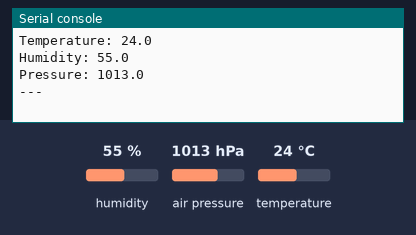
This program was run on a simulated CircuitPython board. Shown: the last lines printed to the serial console. Inputs (shaded band) come from the test bench; at power-on: humidity 55 %, air pressure 1013 hPa, temperature 24 °C.

Above: at 1.2 s.
1.3 s: humidity set to 22 %
At 10.6 s:
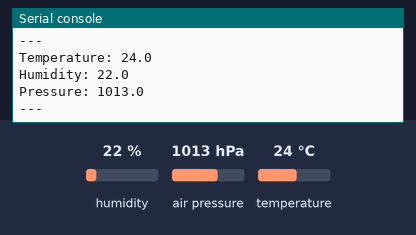
11.3 s: air pressure set to 952 hPa
At 20.6 s:
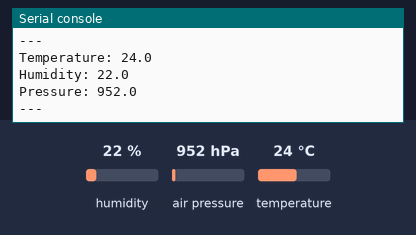

Measured:
- after the input at 1.3 s, the serial console: prints a new line after 8.7 s (image 1)
- after the input at 11.3 s, the serial console: prints a new line after 8.7 s (image 2)

The program:

read_climate_sensors.py
```python
import time
import board
import busio
import adafruit_bme280

i2c = busio.I2C(board.SCL, board.SDA)
bme280 = adafruit_bme280.Adafruit_BME280_I2C(i2c)

while True:
    print("Temperature:", bme280.temperature)
    print("Humidity:", bme280.humidity)
    print("Pressure:", bme280.pressure)
    print("---")
    time.sleep(10)
```
